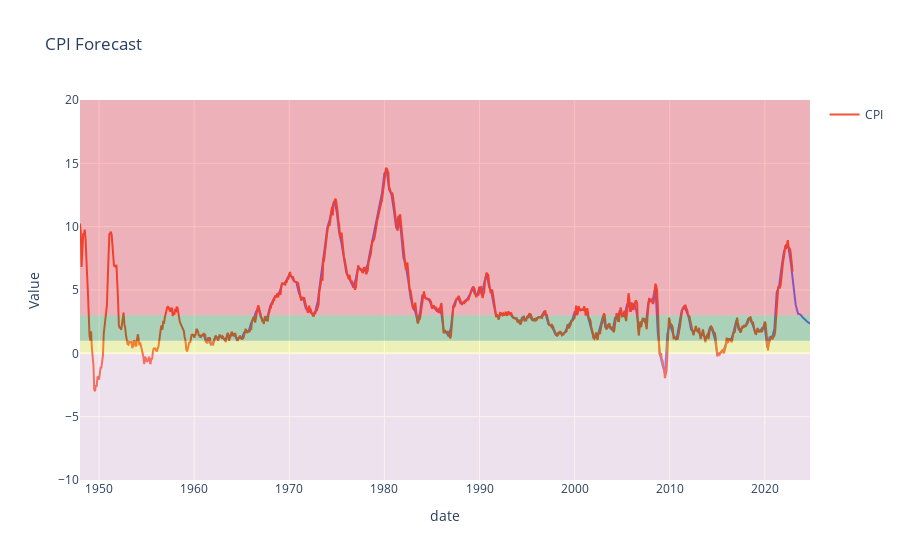

Notebook cell for this chart:
### Code cell
#plot cpi against forecast value
fig = px.line(forecast, x="date", y="Value", title='CPI Forecast')
# plot cpi on same graph
fig.add_scatter(x=cpi["date"], y=cpi["CPI"], name="CPI")

bins = [-10, 0, 1 ,3,20]
colors = ["pink", "yellow", "green", "red"]
# add shades of color for inflation regimes
for bins_i in range(len(bins)-1):
    col = colors[bins_i]
    l_bin = bins[bins_i]
    u_bin = bins[bins_i+1]

    fig.add_hrect(y0 = l_bin, y1=u_bin, fillcolor=col, opacity=0.25, line_width=0)

fig.show()

### Figure 1 — Plotly figure (JSON) as saved in the notebook; plotly's stock layout.template omitted (floating-point values rounded to 4 significant figures; data arrays with more than 128 entries replaced by an {"elided": "..."} marker saying what was removed)
{"data": [{"hovertemplate": "date=%{x}<br>Value=%{y}<extra></extra>", "legendgroup": "", "line": {"color": "#636efa", "dash": "solid"}, "marker": {"symbol": "circle"}, "mode": "lines", "name": "", "orientation": "v", "showlegend": false, "type": "scatter", "x": {"elided": "256 str values"}, "xaxis": "x", "y": {"elided": "256 float values"}, "yaxis": "y"}, {"name": "CPI", "type": "scatter", "x": {"elided": "900 str values"}, "y": {"elided": "900 float values"}}], "layout": {"legend": {"tracegroupgap": 0}, "shapes": [{"fillcolor": "pink", "line": {"width": 0}, "opacity": 0.25, "type": "rect", "x0": 0, "x1": 1, "xref": "x domain", "y0": -10, "y1": 0, "yref": "y"}, {"fillcolor": "yellow", "line": {"width": 0}, "opacity": 0.25, "type": "rect", "x0": 0, "x1": 1, "xref": "x domain", "y0": 0, "y1": 1, "yref": "y"}, {"fillcolor": "green", "line": {"width": 0}, "opacity": 0.25, "type": "rect", "x0": 0, "x1": 1, "xref": "x domain", "y0": 1, "y1": 3, "yref": "y"}, {"fillcolor": "red", "line": {"width": 0}, "opacity": 0.25, "type": "rect", "x0": 0, "x1": 1, "xref": "x domain", "y0": 3, "y1": 20, "yref": "y"}], "title": {"text": "CPI Forecast"}, "xaxis": {"anchor": "y", "domain": [0, 1], "title": {"text": "date"}}, "yaxis": {"anchor": "x", "domain": [0, 1], "title": {"text": "Value"}}}}
